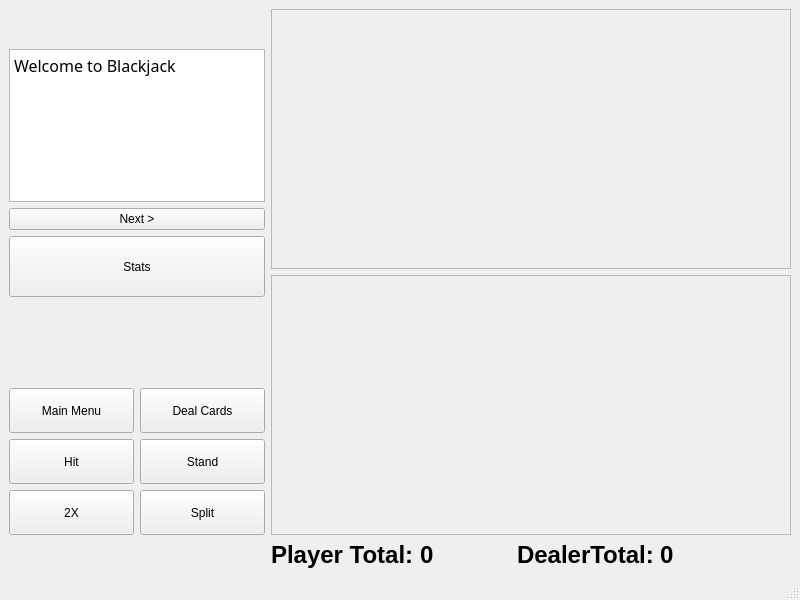
<?xml version="1.0" encoding="UTF-8"?>
<ui version="4.0">
 <class>PlayingWindow</class>
 <widget class="QMainWindow" name="PlayingWindow">
  <property name="geometry">
   <rect>
    <x>0</x>
    <y>0</y>
    <width>800</width>
    <height>600</height>
   </rect>
  </property>
  <property name="windowTitle">
   <string>MainWindow</string>
  </property>
  <widget class="QWidget" name="centralwidget">
   <layout class="QGridLayout" name="gridLayout_3" columnstretch="0,3">
    <property name="sizeConstraint">
     <enum>QLayout::SetDefaultConstraint</enum>
    </property>
    <item row="0" column="0">
     <layout class="QVBoxLayout" name="statsAndTextLayout" stretch="0,5,0,2,0">
      <item>
       <spacer name="verticalSpacer_2">
        <property name="orientation">
         <enum>Qt::Vertical</enum>
        </property>
        <property name="sizeHint" stdset="0">
         <size>
          <width>20</width>
          <height>40</height>
         </size>
        </property>
       </spacer>
      </item>
      <item>
       <widget class="QTextBrowser" name="textDisplay">
        <property name="font">
         <font>
          <family>Rockwell Extra Bold</family>
          <pointsize>12</pointsize>
          <bold>true</bold>
         </font>
        </property>
        <property name="html">
         <string>&lt;!DOCTYPE HTML PUBLIC &quot;-//W3C//DTD HTML 4.0//EN&quot; &quot;http://www.w3.org/TR/REC-html40/strict.dtd&quot;&gt;
&lt;html&gt;&lt;head&gt;&lt;meta name=&quot;qrichtext&quot; content=&quot;1&quot; /&gt;&lt;meta charset=&quot;utf-8&quot; /&gt;&lt;style type=&quot;text/css&quot;&gt;
p, li { white-space: pre-wrap; }
hr { height: 1px; border-width: 0; }
li.unchecked::marker { content: &quot;\2610&quot;; }
li.checked::marker { content: &quot;\2612&quot;; }
&lt;/style&gt;&lt;/head&gt;&lt;body style=&quot; font-family:'Rockwell Extra Bold'; font-size:12pt; font-weight:700; font-style:normal;&quot;&gt;
&lt;p style=&quot; margin-top:0px; margin-bottom:0px; margin-left:0px; margin-right:0px; -qt-block-indent:0; text-indent:0px;&quot;&gt;&lt;span style=&quot; font-family:'Segoe UI'; font-weight:400;&quot;&gt;Welcome to Blackjack&lt;/span&gt;&lt;/p&gt;&lt;/body&gt;&lt;/html&gt;</string>
        </property>
       </widget>
      </item>
      <item>
       <widget class="QPushButton" name="nextButton">
        <property name="text">
         <string>Next &gt;</string>
        </property>
       </widget>
      </item>
      <item>
       <widget class="QPushButton" name="pushButton_2">
        <property name="sizePolicy">
         <sizepolicy hsizetype="Minimum" vsizetype="Expanding">
          <horstretch>0</horstretch>
          <verstretch>0</verstretch>
         </sizepolicy>
        </property>
        <property name="text">
         <string>Stats</string>
        </property>
       </widget>
      </item>
      <item>
       <spacer name="verticalSpacer_3">
        <property name="orientation">
         <enum>Qt::Vertical</enum>
        </property>
        <property name="sizeHint" stdset="0">
         <size>
          <width>20</width>
          <height>40</height>
         </size>
        </property>
       </spacer>
      </item>
     </layout>
    </item>
    <item row="1" column="0">
     <layout class="QVBoxLayout" name="userButtonLayout" stretch="0,0,0,0">
      <item>
       <spacer name="verticalSpacer">
        <property name="orientation">
         <enum>Qt::Vertical</enum>
        </property>
        <property name="sizeHint" stdset="0">
         <size>
          <width>20</width>
          <height>40</height>
         </size>
        </property>
       </spacer>
      </item>
      <item>
       <layout class="QHBoxLayout" name="dealAndMenuLayout" stretch="0,0">
        <item>
         <widget class="QPushButton" name="mainMenu">
          <property name="sizePolicy">
           <sizepolicy hsizetype="Minimum" vsizetype="Expanding">
            <horstretch>0</horstretch>
            <verstretch>0</verstretch>
           </sizepolicy>
          </property>
          <property name="text">
           <string>Main Menu</string>
          </property>
         </widget>
        </item>
        <item>
         <widget class="QPushButton" name="dealCards">
          <property name="sizePolicy">
           <sizepolicy hsizetype="Minimum" vsizetype="Expanding">
            <horstretch>0</horstretch>
            <verstretch>0</verstretch>
           </sizepolicy>
          </property>
          <property name="text">
           <string>Deal Cards</string>
          </property>
         </widget>
        </item>
       </layout>
      </item>
      <item>
       <layout class="QHBoxLayout" name="hitAndStayLayout">
        <item>
         <widget class="QPushButton" name="hitButton">
          <property name="sizePolicy">
           <sizepolicy hsizetype="Minimum" vsizetype="Expanding">
            <horstretch>0</horstretch>
            <verstretch>0</verstretch>
           </sizepolicy>
          </property>
          <property name="text">
           <string>Hit</string>
          </property>
         </widget>
        </item>
        <item>
         <widget class="QPushButton" name="standButton">
          <property name="sizePolicy">
           <sizepolicy hsizetype="Minimum" vsizetype="Expanding">
            <horstretch>0</horstretch>
            <verstretch>0</verstretch>
           </sizepolicy>
          </property>
          <property name="text">
           <string>Stand</string>
          </property>
         </widget>
        </item>
       </layout>
      </item>
      <item>
       <layout class="QHBoxLayout" name="doubleAndSplitLayout">
        <item>
         <widget class="QPushButton" name="doubleButton">
          <property name="sizePolicy">
           <sizepolicy hsizetype="Minimum" vsizetype="Expanding">
            <horstretch>0</horstretch>
            <verstretch>0</verstretch>
           </sizepolicy>
          </property>
          <property name="text">
           <string>2X</string>
          </property>
         </widget>
        </item>
        <item>
         <widget class="QPushButton" name="splitButton">
          <property name="sizePolicy">
           <sizepolicy hsizetype="Minimum" vsizetype="Expanding">
            <horstretch>0</horstretch>
            <verstretch>0</verstretch>
           </sizepolicy>
          </property>
          <property name="text">
           <string>Split</string>
          </property>
         </widget>
        </item>
       </layout>
      </item>
     </layout>
    </item>
    <item row="2" column="1">
     <layout class="QGridLayout" name="totalDisplayLayout" columnstretch="0,1,0,1,0">
      <item row="0" column="1">
       <widget class="QLabel" name="playerTotal">
        <property name="sizePolicy">
         <sizepolicy hsizetype="Preferred" vsizetype="Preferred">
          <horstretch>0</horstretch>
          <verstretch>0</verstretch>
         </sizepolicy>
        </property>
        <property name="font">
         <font>
          <pointsize>18</pointsize>
          <bold>true</bold>
         </font>
        </property>
        <property name="text">
         <string>0</string>
        </property>
       </widget>
      </item>
      <item row="0" column="0">
       <widget class="QLabel" name="label_2">
        <property name="font">
         <font>
          <pointsize>18</pointsize>
          <bold>true</bold>
         </font>
        </property>
        <property name="text">
         <string>Player Total:</string>
        </property>
       </widget>
      </item>
      <item row="0" column="3">
       <widget class="QLabel" name="dealerTotal">
        <property name="font">
         <font>
          <pointsize>18</pointsize>
          <bold>true</bold>
         </font>
        </property>
        <property name="text">
         <string>0</string>
        </property>
       </widget>
      </item>
      <item row="0" column="2">
       <widget class="QLabel" name="label">
        <property name="font">
         <font>
          <pointsize>18</pointsize>
          <bold>true</bold>
         </font>
        </property>
        <property name="text">
         <string>DealerTotal:</string>
        </property>
       </widget>
      </item>
      <item row="0" column="4">
       <spacer name="horizontalSpacer">
        <property name="orientation">
         <enum>Qt::Horizontal</enum>
        </property>
        <property name="sizeHint" stdset="0">
         <size>
          <width>40</width>
          <height>20</height>
         </size>
        </property>
       </spacer>
      </item>
     </layout>
    </item>
    <item row="0" column="1" rowspan="2">
     <layout class="QVBoxLayout" name="playAreaLayout" stretch="2,2">
      <item>
       <widget class="QScrollArea" name="dealerArea">
        <property name="widgetResizable">
         <bool>true</bool>
        </property>
        <widget class="QWidget" name="scrollAreaWidgetContents">
         <property name="geometry">
          <rect>
           <x>0</x>
           <y>0</y>
           <width>509</width>
           <height>233</height>
          </rect>
         </property>
         <layout class="QHBoxLayout" name="horizontalLayout"/>
        </widget>
       </widget>
      </item>
      <item>
       <widget class="QScrollArea" name="handArea">
        <property name="widgetResizable">
         <bool>true</bool>
        </property>
        <widget class="QWidget" name="scrollAreaWidgetContents_2">
         <property name="geometry">
          <rect>
           <x>0</x>
           <y>0</y>
           <width>509</width>
           <height>232</height>
          </rect>
         </property>
         <layout class="QHBoxLayout" name="horizontalLayout_2"/>
        </widget>
       </widget>
      </item>
     </layout>
    </item>
   </layout>
  </widget>
  <widget class="QMenuBar" name="menubar">
   <property name="geometry">
    <rect>
     <x>0</x>
     <y>0</y>
     <width>800</width>
     <height>26</height>
    </rect>
   </property>
  </widget>
  <widget class="QStatusBar" name="statusbar"/>
 </widget>
 <resources/>
 <connections/>
</ui>
